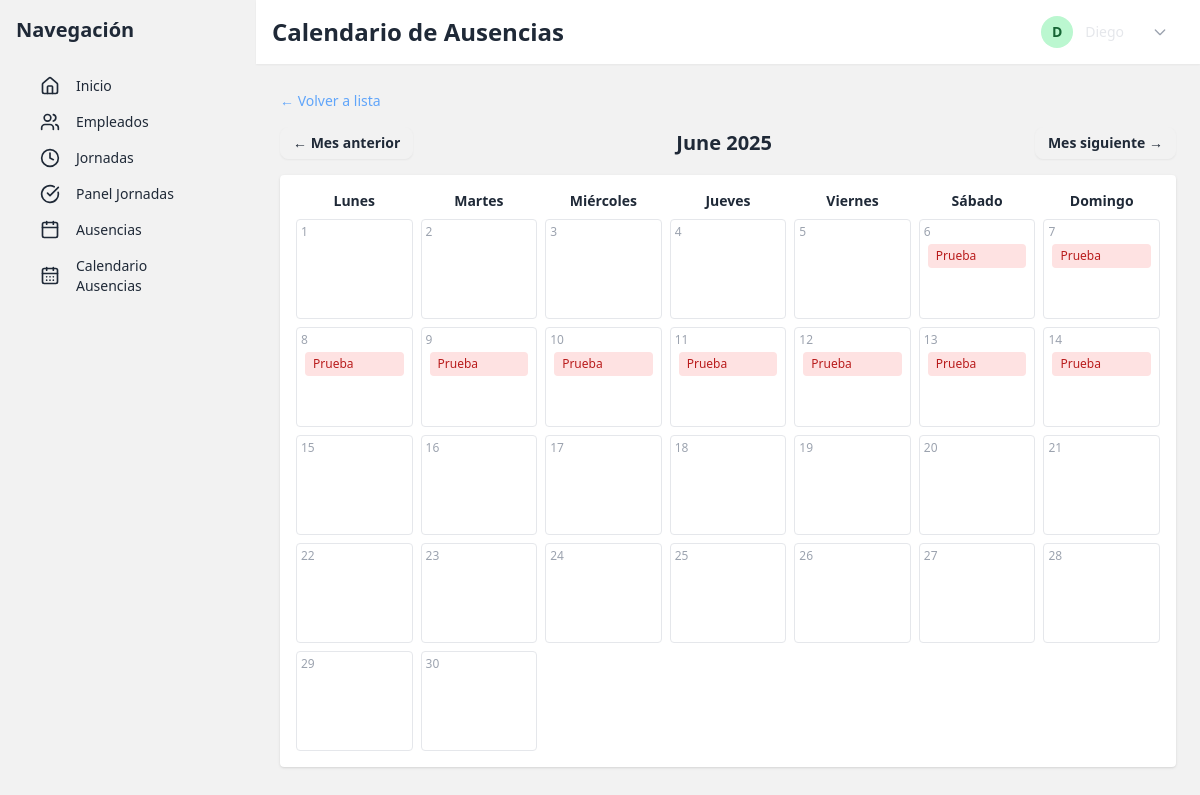
Screenshot of /calendario-ausencias (signed in) with the database file from the repository.
### app/models.py (models this page shows)
class Empleado(db.Model, UserMixin):
    id = db.Column(db.Integer, primary_key=True)
    nombre = db.Column(db.String(100), nullable=False)
    email = db.Column(db.String(120), unique=True, nullable=False)
    contrasena = db.Column(db.String(128), nullable=False)
    rol = db.Column(db.String(20), default='empleado')  # 'administrador' o 'empleado'
    fecha_registro = db.Column(db.DateTime, default=db.func.current_timestamp())
    jornadas = db.relationship('Jornada', backref='empleado', lazy=True)
    ausencias = db.relationship('Ausencia', backref='empleado', lazy=True)

### app/routes.py (the view)
@main.route('/calendario-ausencias')
@login_required
def calendario_ausencias():
    from calendar import monthrange
    from datetime import date
    year = request.args.get('year', default=date.today().year, type=int)
    month = request.args.get('month', default=date.today().month, type=int)
    if month < 1:
        month = 12
        year -= 1
    elif month > 12:
        month = 1
        year += 1
    _, num_days = monthrange(year, month)
    ausencias = Ausencia.query.filter(
        Ausencia.fecha_inicio <= date(year, month, num_days),
        Ausencia.fecha_fin >= date(year, month, 1)
    ).all()
    calendario = {day: [] for day in range(1, num_days + 1)}
    for ausencia in ausencias:
        inicio = max(ausencia.fecha_inicio.day, 1) if ausencia.fecha_inicio.month == month else 1
        fin = min(ausencia.fecha_fin.day, num_days) if ausencia.fecha_fin.month == month else num_days
        for day in range(inicio, fin + 1):
            calendario[day].append({
                'nombre': ausencia.empleado.nombre,
                'motivo': ausencia.motivo
            })
    return render_template(
        'ausencias/calendario.html',
        calendario=calendario,
        year=year,
        month=month
    )

### app/__init__.py (called while the page is built)
def create_app():
    app = Flask(__name__)
    app.config['SECRET_KEY'] = 'supersecretkey'
    app.config['SQLALCHEMY_DATABASE_URI'] = 'sqlite:///db.sqlite3'
    app.config['SQLALCHEMY_TRACK_MODIFICATIONS'] = False
    app.config['BABEL_DEFAULT_LOCALE'] = 'es'
    db.init_app(app)
    migrate.init_app(app, db)
    login_manager.init_app(app)
    babel.init_app(app)
    from .models import Empleado
    @login_manager.user_loader
    def load_user(user_id):
        return Empleado.query.get(int(user_id))
    from .routes import main as main_blueprint
    app.register_blueprint(main_blueprint)
    from .auth import auth as auth_blueprint
    app.register_blueprint(auth_blueprint)
    with app.app_context():
        db.create_all()
    import calendar
    app.jinja_env.filters['month_name'] = lambda m: calendar.month_name[m]
    return app

### app/templates/ausencias/calendario.html (shortened to what this page needs)
{% extends 'base.html' %}
{% block header_title %}Calendario de Ausencias{% endblock %}
{% block content %}
<a href="{{ url_for('main.ausencias') }}" class="text-sm text-blue-400 hover:underline mb-4 inline-block">&larr; Volver a lista</a>
<div class="flex justify-between items-center mb-4">
    <a href="{{ url_for('main.calendario_ausencias', year=year if month > 1 else year-1, month=month-1 if month > 1 else 12) }}"
       class="btn btn-sm">← Mes anterior</a>
    <h2 class="text-xl font-bold">
        {{ month | month_name }} {{ year }}
    </h2>
    <a href="{{ url_for('main.calendario_ausencias', year=year if month < 12 else year+1, month=month+1 if month < 12 else 1) }}"
       class="btn btn-sm">Mes siguiente →</a>
</div>
<div class="grid grid-cols-7 gap-2 bg-base-100 p-4 rounded shadow mt-4">
    {% for dia in ['Lunes', 'Martes', 'Miércoles', 'Jueves', 'Viernes', 'Sábado', 'Domingo'] %}
        <div class="text-center font-bold text-sm">{{ dia }}</div>
    {% endfor %}
    {% for day in range(1, calendario|length + 1) %}
        <div class="border p-2 rounded min-h-[100px] relative">
            <div class="absolute top-1 left-1 text-xs text-gray-400">{{ day }}</div>
            {% for ausencia in calendario[day] %}
                <div class="mt-4 text-xs bg-red-100 text-red-700 px-2 py-1 rounded mb-1">
                    {{ ausencia.nombre }} <br>
                </div>
            {% endfor %}
        </div>
    {% endfor %}
</div>
{% endblock %}

### app/templates/base.html (shortened to what this page needs)
<!DOCTYPE html>
<html lang="es">
<head>
    <link href="https://cdn.jsdelivr.net/npm/daisyui@4.4.18/dist/full.css" rel="stylesheet" type="text/css" />
    <script src="https://cdn.tailwindcss.com"></script>
</head>
<body class="bg-base-200 min-h-screen">
    <div class="flex min-h-screen">
        <aside class="w-64 bg-base-200 p-4">
            <h2 class="text-xl font-bold mb-4">Navegación</h2>
            <ul class="menu">
                <li>
                    <a href="{{ url_for('main.index') }}">
                        <i data-lucide="home" class="w-5 h-5 mr-2"></i>
                        Inicio
                    </a>
                </li>
                {% if current_user.rol == 'administrador' %}
                    <li>
                        <a href="{{ url_for('main.empleados') }}">
                            <i data-lucide="users" class="w-5 h-5 mr-2"></i>
                            Empleados
                        </a>
                    </li>
                {% endif %}
                <li>
                    <a href="{{ url_for('main.jornadas') }}">
                        <i data-lucide="clock" class="w-5 h-5 mr-2"></i>
                        Jornadas
                    </a>
                </li>
                {% if current_user.rol == 'administrador' %}
                    <li>
                        <a href="{{ url_for('main.panel_validaciones') }}">
                            <i data-lucide="check-circle" class="w-5 h-5 mr-2"></i>
                            Panel Jornadas
                        </a>
                    </li>
                {% endif %}
                <li>
                    <a href="{{ url_for('main.ausencias') }}">
                        <i data-lucide="calendar" class="w-5 h-5 mr-2"></i>
                        Ausencias
                    </a>
                </li>
                <li>
                    <a href="{{ url_for('main.calendario_ausencias') }}">
                        <i data-lucide="calendar-days" class="w-5 h-5 mr-2"></i>
                        Calendario Ausencias
                    </a>
                </li>
            </ul>
        </aside>
        <div class="flex-1 flex flex-col">
            <div class="navbar bg-base-100 shadow-sm px-4">
                <div class="flex-1">
                    <h1 class="text-2xl font-bold">{% block header_title %}Resumen general{% endblock %}</h1>
                </div>
                <div class="flex items-center gap-3 ml-auto">
                    <div
                        class="w-8 h-8 rounded-full bg-green-200 text-green-800 flex items-center justify-center font-bold text-sm">
                        {{ current_user.nombre.split(' ')[0][0] }}{{ current_user.nombre.split(' ')[1][0] if
                    </div>
                    <div class="text-sm font-medium text-gray-200">
                        {{ current_user.nombre }}
                    </div>
                    <div class="dropdown dropdown-end">
                        <label tabindex="0" class="btn btn-ghost btn-circle">
                            <svg class="w-4 h-4 text-gray-400" fill="none" stroke="currentColor" stroke-width="2"
                                viewBox="0 0 24 24">
                                <path stroke-linecap="round" stroke-linejoin="round" d="M19 9l-7 7-7-7" />
                            </svg>
                        </label>
                    </div>
                </div>
            </div>
            <main class="p-6 flex-1">
                {% block content %}{% endblock %}
            </main>
        </div>
    </div>
</body>
</html>

### rows the page displays
Empleado: nombre "D", nombre "Diego"
Empleado: nombre "Prueba"

### other values shown
{{ month | month_name }} "June"
{{ year }} "2025"
{{ dia }} "Lunes" "Martes" "Miércoles" "Jueves" "Viernes" "Sábado" "Domingo"
{{ day }} "1" "2" "3" "4" "5" "6" "7" "8" "9" "10" "11" "12" "13" "14" "15" "16" "17" "18" "19" "20" "21" "22" "23" "24" "25" "26" "27" "28" "29" "30"
